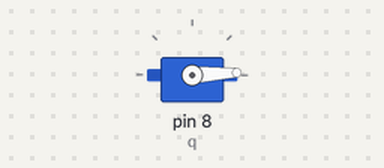
Recording of a sketch running on a simulated Arduino Uno, built with avr-gcc and run on an emulated ATmega328P. On the bench: servo.

Above: at 0.05 s.
At 1.3 s:
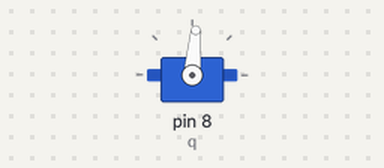
At 2.6 s:
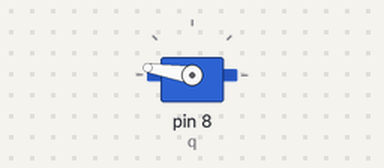
At 5.2 s:
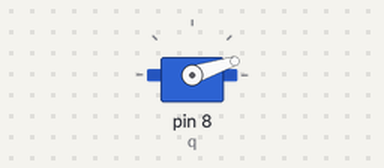
Timing chart, 0 to 7.1 s (numbered marks = the images above):
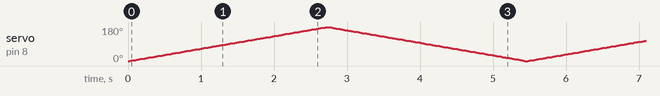

The sketch:

download1.ino
```cpp
#include<Servo.h>
Servo q;
void setup()
{
 q.attach(8);
}

void loop()
{
  for(int i=0;i<=180;i++)
  {
    q.write(i);
    delay(15);
  }
  for(int i=180;i>=0;i--)
  {
    q.write(i);
    delay(15);
  }


}
```
